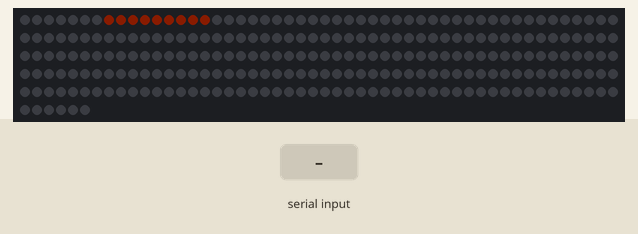
Simulated run of this sketch. Board: Arduino Uno, built with avr-gcc and run on an emulated ATmega328P. Parts: 256 RGB LEDs in strip order, left to right, continuing on the next row. The inputs (shaded band) are chosen by the test bench. Dim RGB values are drawn brighter than linear; the modem accepts every AT command (registered, SIM ready, sends succeed) and sends nothing else; what the sketch prints to the serial monitor is not drawn.

Above: at 0.9 s.
2.9 s: "C90\n" received over the second serial link
4.9 s: "N90\n" received over the second serial link
6.8 s: "S90\n" received over the second serial link
Timing chart, 0 to 9.8 s (numbered marks = the images above; inputs shaded):
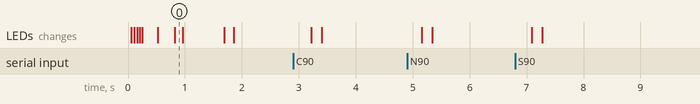

The sketch:

ELM_parse6.ino
```cpp
#include <AltSoftSerial.h>
#include <FastLED.h>

//Serial stuff
AltSoftSerial obd;

//LED stuff
#define NUM_LEDS 256
#define DATA_PIN 3
#define POS_COLOR CRGB::DarkRed
#define NEG_COLOR CRGB::Cyan
#define CENTER_COLOR CRGB::White
#define CENTER_INDEX 15

CRGB leds[NUM_LEDS];

//misc
int counter = 0;
int val;
int valScaled = 0;

int MAP = 0;
int ABP = 0;
int LOAD = 0;
int ERR = 0;
int PID_SEL = 1;

unsigned long prevTime = 0;
unsigned long prevTime2 = 0;
unsigned long prevTime3 = 0;

void setup() {
  Serial.begin(38400);
  obd.begin(38400);
  obd.setTimeout(1);

  FastLED.addLeds<WS2812, DATA_PIN, GRB>(leds, NUM_LEDS);  // GRB ordering is typical
  FastLED.setBrightness(10);

  for (int i = 15; i >= 0; i--)
  {
    leds[i] = CRGB::OrangeRed;
    FastLED.show();
    delay((i*3));
  }
  delay(200);

  for (int i = 0; i < 16; i++)
  {
    leds[i] = CRGB::Black;
    FastLED.show();
    delay(5);
  }

  delay(100); //1E3 worked
  //obd.println("ATZ"); //set protocol 6
  delay(100);
  obd.println("ATSP6"); //set protocol 6
  delay(100);
  obd.println("ATAL"); //allow >7 byte msg
  delay(100);
  obd.println("ATE0"); //turn off echo
  delay(100);
  obd.println("ATS0"); //turn off spaces
  delay(100);
  obd.readString(); //clear
  delay(100);
}

void loop() {
  unsigned long currTime = millis();

  if (ERR == 0) {
    //Serial.println("OK");
    //Serial.print("Counter: ");
    //Serial.prfintln(counter);
    val = MAP - ABP;

    Serial.println(val);
    if (val > 0) { //positive pressure
      valScaled = map(val, 0, 70, 0, 15);
    } else
      valScaled = map(val, -10, 0, -10, 0);
      Serial.print("valScaled:" );
      Serial.println(valScaled);
      Serial.print("counter:" );
      Serial.println(counter);

    if (counter >= abs(valScaled-15)) { //go up (down) counter init 15
      if (counter > 14)
      {
        //Serial.println("neg");
        leds[counter-15] = CRGB::Black;
      } else
        leds[counter] = POS_COLOR;
      counter--;
    }

    if (counter < abs(valScaled-15)) { //go down (up)
      if (counter > 14)
      {
        //Serial.println("neg");
        leds[counter-15] = NEG_COLOR;
      } else
        leds[counter] = CRGB::Black;
      counter++;
    }
    leds[CENTER_INDEX] = CENTER_COLOR;
    FastLED.show();

    //Serial.println(counter);
  } else if (ERR == -1) { //CAN ERROR
    flushLEDs();
    counter = 0;
    leds[CENTER_INDEX] = CRGB::Purple;
    FastLED.show();
  } else if (ERR == -2) { //NO DATA
    flushLEDs();
    counter = 0;
    leds[CENTER_INDEX] = CRGB::Blue;
    FastLED.show();
  } else if (ERR == -3) { //STOPPED
    flushLEDs();
    counter = 0;
    leds[CENTER_INDEX] = CRGB::Yellow;
    FastLED.show();
  } else if (ERR == -4) { //BAD FRAME
    flushLEDs();
    counter = 0;
    leds[CENTER_INDEX] = CRGB::Pink;
    FastLED.show();
  } else {
    flushLEDs();
    counter = 0;
    FastLED.show();
  }


  if ((currTime - prevTime >= 50)) { //poll and process every 50 ms
    getData();
    prevTime = currTime;
  }

  if (currTime - prevTime2 >= 1000)
  {
    //Serial.println("brightness");
    prevTime2 = currTime;
  }

  if (currTime - prevTime3 >= 5000)
  {
    //Serial.println("poll ABP---------------------------------");
    PID_SEL = 1;
    prevTime3 = currTime;
  }

  delay(17);
  /*
   * poll 50 delay 18 good
   */
}


int getData() { //whatever that is in the character array is still represented in hex.
  char response[32] = {};
  char MAParr[3] = {};
  char LOADarr[3] = {};
  if (PID_SEL == 1)
  {
    obd.println("010B331"); //MAP + ABP
    Serial.println("Requesting MAP+ABP");
  }
  else
    obd.println("010B1"); //MAP + LOAD 010B041

  //delay(50); //wait for buffer to fill
  int index = 0; //reset array index
  int incoming = 0; //set ic to zero

  while (incoming != -1) //reads in all the way until CR
  {
    incoming = obd.read(); //read in character (as integer) and destroy
    if (incoming != -1) //ignores -1
    {
      response[index] = incoming;
      index++;
    }
  }

  //error checking
  if (response[0] == 'C') { //CAN ERROR
    Serial.println("CAN ERROR");
    ERR = -1;
  } else if (response[0] == 'N') { //NO DATA
    Serial.println("NO DATA");
    ERR = -2;
  } else if (response[0] == 'S') { //STOPPED
    Serial.println("STOPPED");
    ERR = -3;
  } else if (response[0] != '4') { //BAD FRAME
    Serial.println("BAD FRAME");
    ERR = -4;
  } else {
    ERR = 0;
    MAParr[0] = response[4]; //4
    MAParr[1] = response[5]; //5

    LOADarr[0] = response[8]; //8
    LOADarr[1] = response[9]; //9

    MAP = strtol(&MAParr[0], NULL, 16);

    //worked in theory but not in practice. turns out response is one cycle late.
    /*if (PID_SEL == 1) { //ABP
      Serial.println("Setting ABP to LOAD (ABP requested)");
      ABP = LOAD;
      PID_SEL = 0;
    }*/
    //this will wait until it sees 33. if it does, parse as expected.
    if (response[6] == '3')
    {
      ABP = strtol(&LOADarr[0], NULL, 16);
    } else {
      LOAD = strtol(&LOADarr[0], NULL, 16);
    }


    PID_SEL = 0;

    //print array contents
    //41 0B 64 normal response
    for (int i = 0; i < index; i++)  {
      Serial.print(response[i]);
    }
      Serial.println();

    Serial.print("TURBO: ");
    Serial.println(val);
    Serial.print("LOAD: ");
    Serial.println(LOAD);
    Serial.print("ABP: ");
    Serial.println(ABP);
  }
}

void flushLEDs() { //flushes in negative region
  while(counter != 16) {
    //Serial.println(counter);
      if (counter < 16) {
        leds[counter] = CRGB::Black;
        counter++;

      } else {
        counter--;
        leds[counter-16] = CRGB::Black;
      }
      FastLED.show();
    }
}
```
